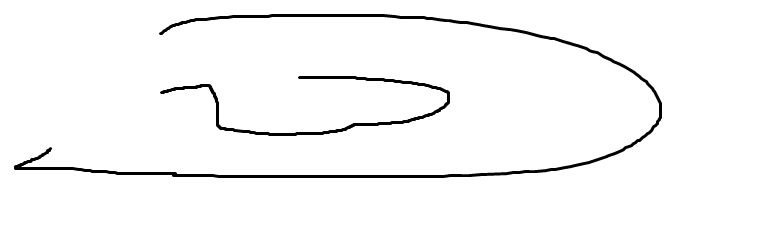
#> input picture statics/2.png, 769 x 241 px
$ python demo6.py
#> lines starting #> are read from the running program, lines starting #| are printed output that depends on the picture; after the words box and inside, x2 and y2 are one past the last pixel; in counts of white or black regions, pixels touching at a corner belong together
from math import *
import numpy as np
import matplotlib.pyplot as plt
from PIL import Image
import time

img = Image.open("./statics/2.png")
#> img is the input picture: PIL image 769x241 RGBA; mean R, G, B, A 247.7, 247.7, 247.7, 255
white, black = 255, 0
img = img.point(lambda x: white if x > 200 else black)
img = img.convert('1')
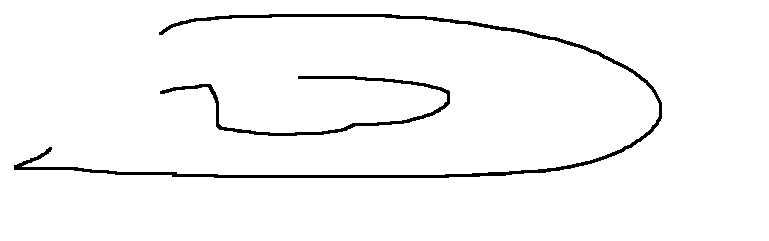
#> img: PIL image 769x241 1; 96.9% white; 2 black regions, box (x1, y1, x2, y2) and area: (14, 14, 662, 178) 4087, (160, 76, 450, 136) 1619
img = np.array(img)
ob = []
obstacle = []
print(len(img), len(img[0]))
#| 241 769
for i in range(len(img)):
    temp = np.ones(len(img[0]))
    for j in range(len(img[0])):
        if img[i][j] == True:
            temp[j] = 0
        else:
            temp[j] = 1
            obstacle.append([i, j])
        ob.append(temp)
#> after the loop, ob = 185329 items; obstacle = 5706 pairs, first value 14 to 177, second value 14 to 661

ob = np.asarray(ob)
obstacle = np.asarray(obstacle)

startpoint = [3, 3]  # 起始点
endpoint = [200, 600]  # 目标点


def Round(n):  # 自定义四舍五入函数
    n = round(n, 2)
    xs = (n - floor(n)) * 10
    if (xs >= 5):
        new = round(n) + 1
    else:
        new = round(n)
    return new


def caculatebeta(s, e):  # 角度计算，一到四象限
    dy = e[1] - s[1]
    dx = e[0] - s[0]
    if dx == 0:
        beta = pi / 2
    else:
        beta = atan(dy / dx)
        if (dx < 0):
            if (dy > 0):
                beta = pi - abs(beta)
            else:
                beta = pi + abs(beta)
        else:
            if (dy < 0):
                beta = 2 * pi - abs(beta)
    return beta


def howmany(c1, c2):  # 扇区数目
    n = 72
    dif = min([abs(c1 - c2), abs(c1 - c2 - n), abs(c1 - c2 + n)])
    return dif
# plt.subplot(2,2,1)

# plt.show()
step = 10  # 步数
f = 5   # 度数单元
dmax = 200  # 激光超声波最大范围
smax = 18  # 扇区最大个数
b = 2.5  # 参数b
a = 1 + b * (dmax ** 2)  # 参数a
C = 15  # cv值  信度值  certainty value
alpha = np.deg2rad(f)  # 度数增量的弧度表示
n = 360 / f  # 划分扇区  72
threshold = 1300  # 可以通过阈值
rsafe = 5  # 机器人自身约束
robot = startpoint  # 自身位置
kb = 90 / f  #一个象限内扇区数量
kt = Round(caculatebeta(robot, endpoint) / alpha)  # 当前到目标方向所属扇区索引
if (kt == 0):
    kt = n
ffff = np.zeros(73)
robottotal = [robot]
plt.figure()
plt.plot(obstacle[:, 0], obstacle[:, 1], '.k')
plt.grid("on")
# plt.hold("on")
plt.plot(startpoint[0], startpoint[1], '.b')
# plt.hold("on")
plt.title("VFH path planning")
plt.plot(endpoint[0], endpoint[1], '.r')
# plt.hold("on")
while (np.linalg.norm(np.array(robot) - np.array(endpoint), 2) != 0):
    if (np.linalg.norm(np.array(robot) - np.array(endpoint), 2) > step * 2):
        i = 0
        mag = np.zeros(int(n + 3))
        his = np.zeros(int(n + 3))
        while (i < len(obstacle)):
            d = np.linalg.norm(obstacle[i, :] - robot)
            if ((d < dmax) and (d > rsafe)):
                beta = caculatebeta(robot, obstacle[i, :])
                rangle = asin(rsafe / d)
                k = int(Round(beta / alpha))  # 所在位置扇区索引
                if (k == 0):
                    k = int(n)
                h = np.zeros(int(n + 3))
                if ((5 * (k) > np.rad2deg(beta) - np.rad2deg(rangle)) and (
                        5 * (k) < np.rad2deg(beta) + np.rad2deg(rangle))):
                    h[k] = 1
                else:
                    h[k] = 0
                m = (C ** 2) * (a - b * (d ** 2))
                mag[k] = mag[k]+m * h[k]
                i = i + 1
            else:
                i = i + 1
        his = mag
        j = 1
        q = 1
        c = np.zeros(int(n))
        while (q <= n):
            if (his[q] < threshold):
                kr = q
                kl = q
                while ((q <= n) and (his[q] < threshold)):
                    kl = q
                    q = q + 1
                if (kl - kr > smax):   # 判断是否是宽波谷
                    c[j] = Round(kl - smax / 2)
                    c[j + 1] = Round(kr + smax / 2)
                    j = j + 2
                    if (kt >= kr and kt <= kl):
                        c[j] = kt
                        j = j + 1
                elif (kl - kr > smax / 5):
                    c[j] = Round((kr + kl) / 2.0)
                    j = j + 1
            else:
                q = q + 1
        g = np.zeros(j)
        how = []
        for i in range(1, j):
            g[i] = c[i]
            howtemp = 5 * howmany(g[i], kt) + 2 * howmany(g[i], kb) + 2 * howmany(g[i], kb)
            how.append(howtemp)
        ft = how.index(min(how))
        fk = ft + 1
        kb = g[int(fk)]
        robot[0] = robot[0] + step * cos(kb * alpha)
        robot[1] = robot[1] + step * sin(kb * alpha)
        robottotal.append(robot)
        print(robot[0], robot[1])
        # plt.hold("on")
        plt.plot(robot[0], robot[1], '.b')
        # plt.hold("on")
        plt.show()
        kt = Round(caculatebeta(robot, endpoint) / alpha)
        if (kt == 0):
            kt = n
    else:
        break
#> this loop made 102 passes
#> pass 1, `plt.show()`:
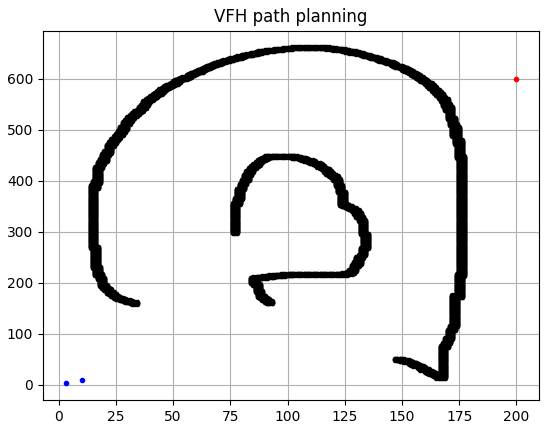
#> figure drawn by matplotlib, 1 panel
#> pass 2, `plt.show()`:
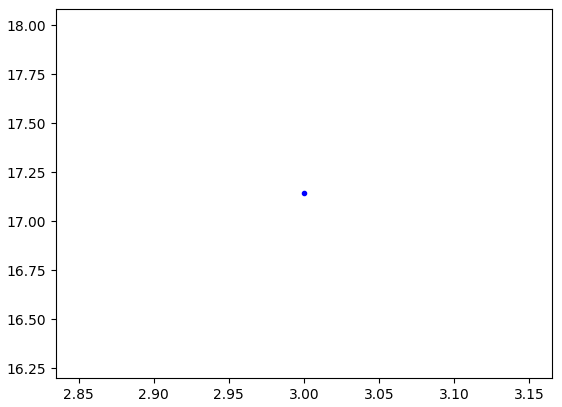
#> figure drawn by matplotlib, 1 panel

robottotal = np.asarray(robottotal)
plt.show()
